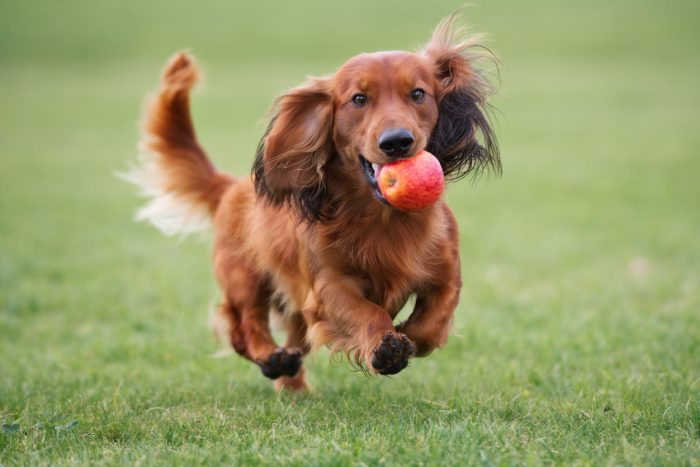
#> input picture image.jpg, 700 x 467 px
$ jupyter execute 'OpenCV Basics and Pedestrian Detector.ipynb'
#> lines starting #> are read from the running program, lines starting #| are printed output that depends on the picture; after the words box and inside, x2 and y2 are one past the last pixel; in counts of white or black regions, pixels touching at a corner belong together
## What is Object Detection?

- Object Detection is the path toward finding genuine objects like vehicles, bikes, TV, and people in still images or videos.

### Applications of Object Detection
1. Facial Recognition
2. Individuals Counting in Crowd
3. Self Driving Cars
4. Security

### Basics of Computer Vision

#### Read the image

[cell 1]
# Importing the OpenCV library
import cv2
import matplotlib.pyplot as plt
from matplotlib.pyplot import figure, imshow

# Reading the image using imread() function
image = cv2.imread('image.jpg')
#> image is the input picture: shape (467, 700, 3); mean B, G, R 103.4, 153.9, 151.3

# Displaying the image
plt.axis("off")
plt.imshow(cv2.cvtColor(image, cv2.COLOR_BGR2RGB))
plt.show()

[cell 2]
# Extracting the height and width of the image
h, w = image.shape[:2]
#> h = 467; w = 700
print(f"Height = {h}, Width = {w}")
#| Height = 467, Width = 700

#### Resizing the Image

[cell 3]
resize = cv2.resize(image, (500, 720))
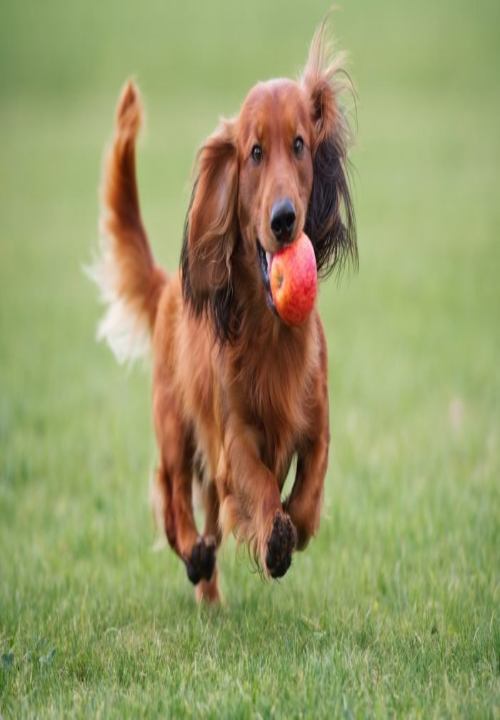
#> resize: shape (720, 500, 3); mean B, G, R 103.3, 153.8, 151.2
plt.axis("off")
plt.imshow(cv2.cvtColor(resize, cv2.COLOR_BGR2RGB))
plt.show()

[cell 4]
# Calculating the ratio
ratio = 720 / w
#> ratio = 1.03

# Creating a tuple containing width and height
dim = (500, int(h * ratio))
#> dim = (500, 480)

# Resizing the image
resize_aspect = cv2.resize(image, dim)
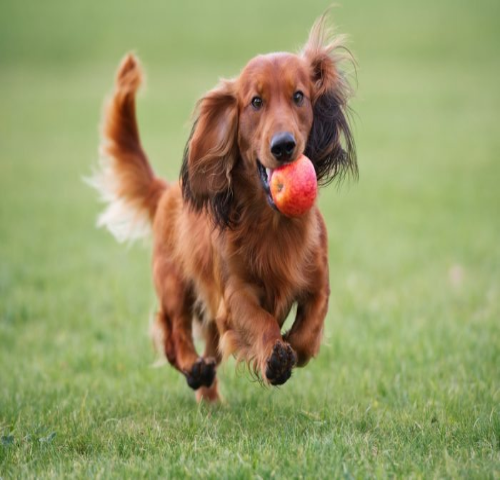
#> resize_aspect: shape (480, 500, 3); mean B, G, R 103.3, 153.8, 151.2

# Calculating the center of the image
center = (w // 2, h // 2)
#> center = (350, 233)

[cell 5]
center
#> Out = (350, 233)

#### Rotating the Image

[cell 6]
# Generating a rotation matrix
matrix = cv2.getRotationMatrix2D(center, -45, 1.0)

# Performing the affine transformation
rotated = cv2.warpAffine(image, matrix, (w, h))
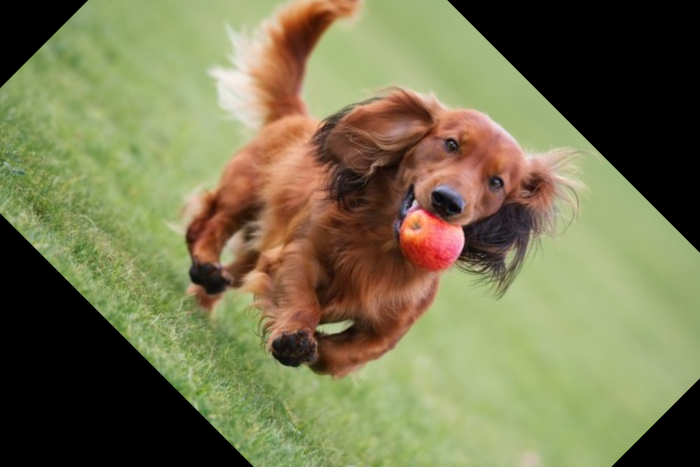
#> rotated: shape (467, 700, 3); mean B, G, R 80.1, 117.7, 119.5

# Displaying the image
plt.axis("off")
plt.imshow(cv2.cvtColor(rotated, cv2.COLOR_BGR2RGB))
plt.show()

[cell 7]
# Generating a rotation matrix
matrix = cv2.getRotationMatrix2D(center, 65, 0.8)

# Performing the affine transformation
rotated = cv2.warpAffine(image, matrix, (w, h))
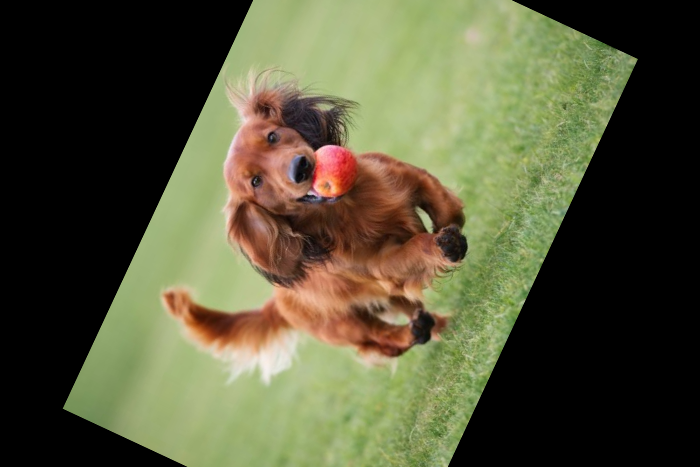
#> rotated: shape (467, 700, 3); mean B, G, R 57.9, 85.5, 85.5

# Displaying the image
plt.axis("off")
plt.imshow(cv2.cvtColor(rotated, cv2.COLOR_BGR2RGB))
plt.show()

#### Drawing the rectangle

[cell 8]
# Copying the original image
op = image.copy()

# Using the rectangle() function to create a rectangle(bounding box)
rect = cv2.rectangle(op, (87, 8), (552, 410), (255, 0, 0), 2)
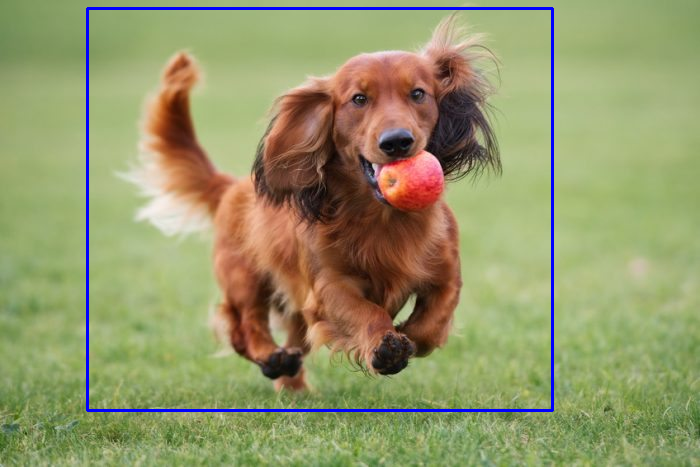
#> rect: shape (467, 700, 3); mean B, G, R 105.7, 151.2, 148.9

# Displaying the image
plt.axis("off")
plt.imshow(cv2.cvtColor(op, cv2.COLOR_BGR2RGB))
plt.show()

### Pedestrian Detector

[cell 9]
import cv2
import imutils

# Initializing the HOG person detector
hog = cv2.HOGDescriptor()
hog.setSVMDetector(cv2.HOGDescriptor_getDefaultPeopleDetector())

# Reading the Image
image = cv2.imread('walk.jpg')
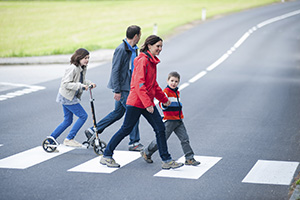
#> input picture walk.jpg, 300 x 200 px
#> image is the input picture: shape (200, 300, 3); mean B, G, R 176.2, 171.2, 165.2

# Resizing the Image
image = imutils.resize(image, width = min(400, image.shape[1]))

# Detecting all the regions in the image that has a pedestrians inside it
(regions, _) = hog.detectMultiScale(image, winStride = (2, 2), padding = (4, 4), scale = 1.05)
#> regions = [[47, 35, 66, 132], [141, 56, 65, 131], [101, 13, 84, 168]]

# Drawing the regions in the Image
for (x, y, w, h) in regions:
    cv2.rectangle(image, (x, y), (x + w, y + h), (0, 0, 255), 2)
#> this loop made 3 passes
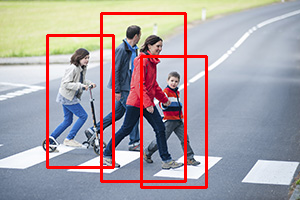
#> image: shape (200, 300, 3); 6.38% of pixels changed, all inside (x1, y1, x2, y2) = (46, 12, 208, 189)

# Displaying the image
plt.axis("off")
plt.imshow(cv2.cvtColor(image, cv2.COLOR_BGR2RGB))
plt.show()
